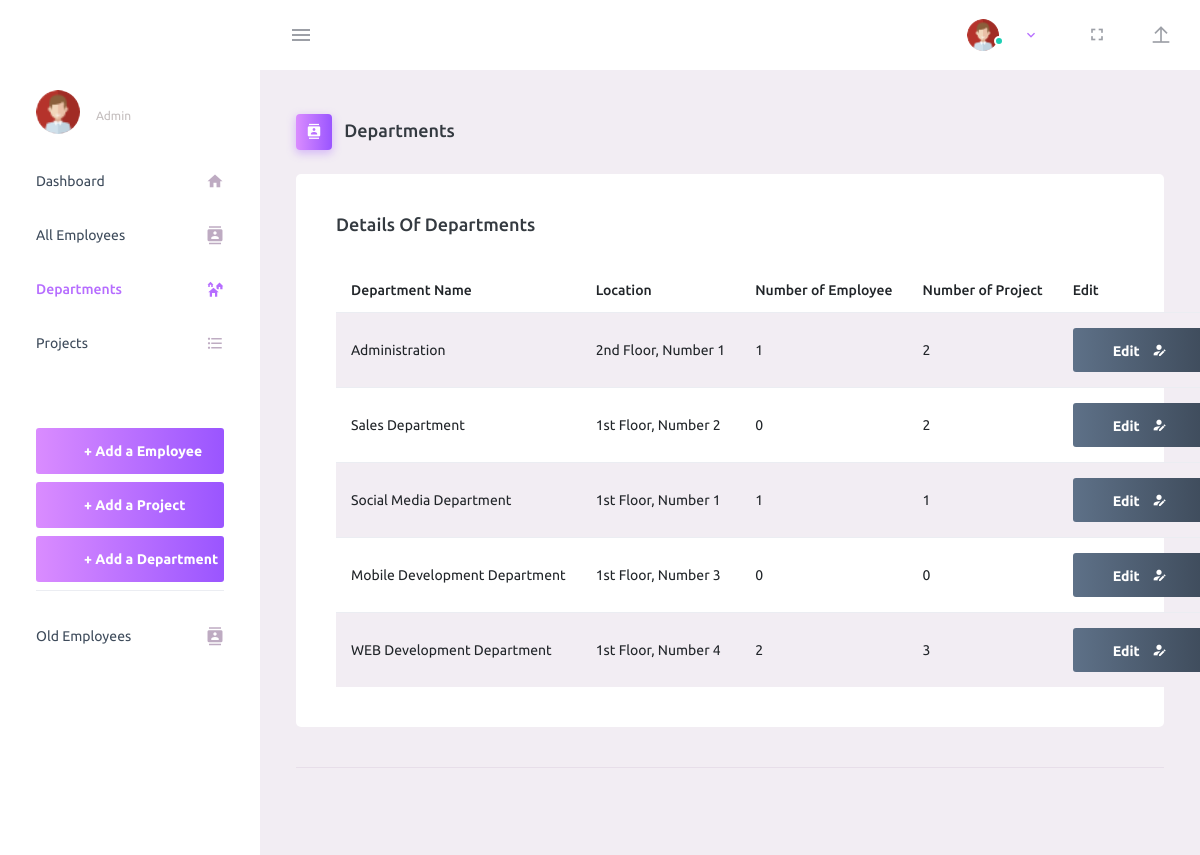
The page /department.php on the database its author committed.
### tables this page shows
CREATE TABLE `department` (
  `DepartmentId` int(11) NOT NULL,
  `DeptName` varchar(40) NOT NULL,
  `Location` varchar(55) NOT NULL
);

### department.php (the view, shortened to what this page needs)
<?php include "db_conn.php";
 ?>
<html lang="en">
<head>
  <link rel="stylesheet" href="assets/vendors/mdi/css/materialdesignicons.min.css">
  <link rel="stylesheet" href="assets/vendors/css/vendor.bundle.base.css">
  <link rel="stylesheet" href="assets/css/style.css">
</head>
<body>
  <div class="container-scroller">
    <?php include "nav.php" ?>
    <div class="container-fluid page-body-wrapper">
      <?php include "sidebar.php" ?>
      <div class="main-panel">
        <div class="content-wrapper">
          <div class="page-header">
            <h3 class="page-title">
              <span class="page-title-icon bg-gradient-primary text-white mr-2">
                <i class="mdi mdi-contacts"></i>
              </span> Departments
            </h3>
          </div>
          <div class="row" style="margin-top:2%;">
            <div class="col-lg-12 grid-margin stretch-card">
              <div class="card">
                <div class="card-body">
                  <h4 class="card-title">Details of Departments</h4>
                  <div class="row">
                  </div>
                  <table class="table table-striped">
                    <thead>
                      <tr>
                        <th> Department Name </th>
                        <th> Location </th>
                        <th> Number of Employee </th>
                        <th> Number of Project </th>
                        <th> Edit </th>
                      </tr>
                    </thead>
                    <tbody>
                      <?php $ret=mysqli_query($conn,"select * from department");
                  while($row=mysqli_fetch_array($ret))
                  {
                    $qry=mysqli_query($conn,"SELECT DepartmentId FROM project WHERE DepartmentId = $row[DepartmentId]");
                    $noproj = mysqli_num_rows($qry);
                    $qry1=mysqli_query($conn,"SELECT DepartmentId FROM employee WHERE DepartmentId = $row[DepartmentId]");
                    $noemployee = mysqli_num_rows($qry1);
                    ?>
                      <tr>
                          <td><?php echo $row['DeptName'];?></td>
                          <td><?php echo $row['Location'];?></td>
                          <td><?php echo $noemployee;?></td>
                          <td><?php echo $noproj;?></td>
                          <td>
                            <a href="department_update.php?id=<?php echo $row['DepartmentId'];?>">
                             <button type="button" class="btn btn-gradient-dark btn-icon-text"> Edit <i class="mdi mdi-account-edit btn-icon-append"></i>
                               </button></a>
                          </td>
                      </tr>
                    <?php } ?>
                    </tbody>
                  </table>
                </div>
              </div>
            </div>
          </div>
          <footer class="footer">
          </footer>
        </div>
      </div>
    </div>
</body>
</html>

### nav.php (shortened to what this page needs)
<nav class="navbar default-layout-navbar col-lg-12 col-12 p-0 fixed-top d-flex flex-row">
  <div class="text-center navbar-brand-wrapper d-flex align-items-center justify-content-center">
  </div>
  <div class="navbar-menu-wrapper d-flex align-items-stretch">
    <button class="navbar-toggler navbar-toggler align-self-center" type="button" data-toggle="minimize">
      <span class="mdi mdi-menu"></span>
    </button>
    <ul class="navbar-nav navbar-nav-right">
      <li class="nav-item nav-profile dropdown">
        <a class="nav-link dropdown-toggle" id="profileDropdown" href="#" data-toggle="dropdown" aria-expanded="false">
          <div class="nav-profile-img">
            <img src="assets/images/faces-clipart/pic-1.png" alt="image">
            <span class="availability-status online"></span>
          </div>
        </a>
      </li>
      <li class="nav-item d-none d-lg-block full-screen-link">
        <a class="nav-link">
          <i class="mdi mdi-fullscreen" id="fullscreen-button"></i>
        </a>
      </li>
      <li class="nav-item nav-settings d-none d-lg-block">
        <a class="nav-link" href="#">
          <i class="mdi mdi-arrow-expand-up"></i>
        </a>
      </li>
    </ul>
  </div>
</nav>

### sidebar.php (shortened to what this page needs)
<nav class="sidebar sidebar-offcanvas" id="sidebar">
  <ul class="nav">
    <li class="nav-item nav-profile">
      <a href="profile.php" class="nav-link">
        <div class="nav-profile-image">
          <img src="assets/images/faces-clipart/pic-1.png" alt="image">
        </div>
        <div class="nav-profile-text d-flex flex-column">
          <span class="text-secondary text-small">Admin</span>
        </div>
      </a>
    </li>
    <li class="nav-item">
      <a class="nav-link" href="home.php">
        <span class="menu-title">Dashboard</span>
        <i class="mdi mdi-home menu-icon"></i>
      </a>
    </li>
    <li class="nav-item">
      <a class="nav-link" href="employee.php" aria-expanded="false">
        <span class="menu-title">All Employees</span>
        <i class="mdi mdi-contacts menu-icon"></i>
      </a>
    </li>
    <li class="nav-item">
      <a class="nav-link" href="department.php">
        <span class="menu-title">Departments</span>
        <i class="mdi mdi-home-group menu-icon"></i>
      </a>
    </li>
    <li class="nav-item">
      <a class="nav-link" href="project.php">
        <span class="menu-title">Projects</span>
        <i class="mdi mdi-format-list-bulleted menu-icon"></i>
      </a>
    </li>
    <li class="nav-item sidebar-actions">
      <span class="nav-link">
        <a href="add_employee.php" style="text-decoration:none;"><button class="btn btn-block btn-lg btn-gradient-primary mt-4">+ Add a Employee</button></a>
        <a href="add_project.php" style="text-decoration:none;"><button class="btn btn-block btn-lg btn-gradient-primary mt-2">+ Add a Project</button></a>
        <a href="add_department.php" style="text-decoration:none;"><button class="btn btn-block btn-lg btn-gradient-primary mt-2">+ Add a Department</button></a>
        <div class="mt-2">
          <div class="border-bottom">
          </div>
        </div>
      </span>
    </li>
    <li class="nav-item">
      <a class="nav-link" href="employee_old.php" aria-expanded="false">
        <span class="menu-title">Old Employees</span>
        <i class="mdi mdi-contacts menu-icon"></i>
      </a>
    </li>
  </ul>
</nav>

### rows shown on the page
department: DeptName "Administration", Location "2nd Floor, Number 1", noemployee "1", noproj "2"
department: DeptName "Sales Department", Location "1st Floor, Number 2", noemployee "0", noproj "2"
department: DeptName "Social Media Department", Location "1st Floor, Number 1", noemployee "1", noproj "1"
department: DeptName "Mobile Development Department", Location "1st Floor, Number 3", noemployee "0", noproj "0"
department: DeptName "WEB Development Department", Location "1st Floor, Number 4", noemployee "2", noproj "3"
